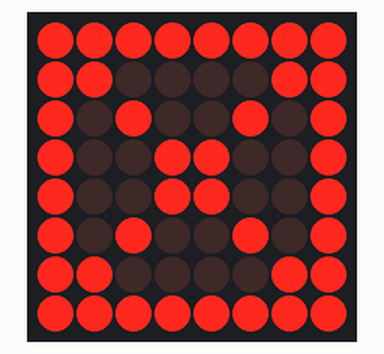
Recording of a sketch running on a simulated Arduino Uno, built with avr-gcc and run on an emulated ATmega328P. Shown: 8×8 LED matrix.

Above: at 0.1 s.

The sketch:

progr_4.ino
```cpp
#include <LedControl.h>

LedControl lc = LedControl(12,11,10,1);

unsigned long delaytime=90;

void setup()
{
  lc.shutdown(0,false);
  lc.setIntensity(0,8);
  lc.clearDisplay(0);
  lc.setLed(0,0,0,true);
}

void loop() {
  // put your main code here, to run repeatedly:
  for(int i=0; i<8; i++)
  {
    lc.setLed(0,i,i,true);
  }

  int j=7;
  for(int i=0; i<8; i++)
  {
    lc.setLed(0,i,j,true);
    j--;
  }

  for(int i=0; i<8; i++)
  {
     int z=7;
     lc.setLed(0,i,z,true);
  }

  for(int i=0; i<8; i++)
  {
     int z=0;
     lc.setLed(0,i,z,true);
  }

  for(int i=0; i<8; i++)
  {
     int z=0;
     lc.setLed(0,z,i,true);
     z=7;
     lc.setLed(0,z,i,true);
  }


}
```
